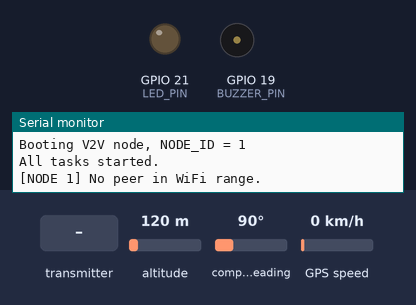
Simulated run of this sketch. Board: ESP32. Parts: output pins drawn as LEDs (lit = HIGH), buzzer (waves = sounding, pin HIGH), the last lines printed to the serial monitor. The test bench sets the inputs (shaded band); at power-on: altitude 120 m, compass heading 90°, GPS speed 0 km/h. Random numbers use the default seed unless the sketch sets one; the GPS gets a fix after 3 s at 37.7749, -122.4194 with 8 satellites.

Above: at 1.7 s.
1.8 s: the transmitter starts sending node_id = 0
At 2.13 s:
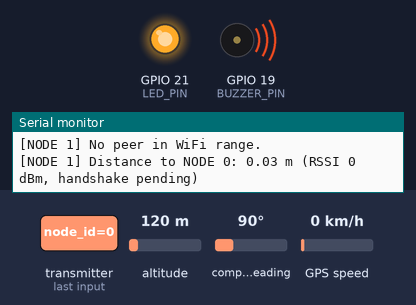
5.3 s: the transmitter starts sending packet_type = 64
At 6.5 s:
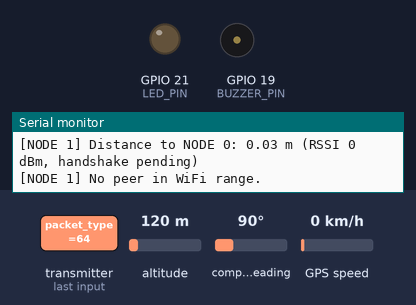
8.8 s: the transmitter starts sending packet_type = 0
At 8.97 s:
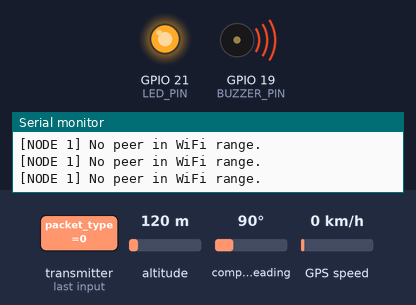
12.3 s: the transmitter starts sending packet_type = 128
At 13.7 s:
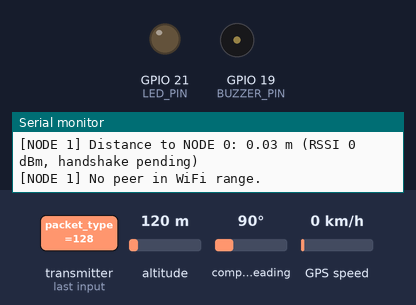
Timing chart, 0 to 15.3 s (numbered marks = the images above; inputs shaded):
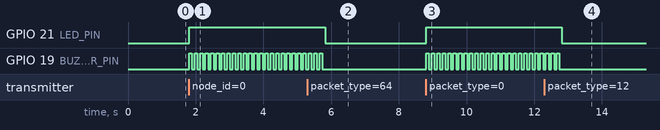

Measured:
- after the input at 1.8 s, GPIO 21 (LED_PIN): LOW → HIGH at once; GPIO 19 (BUZZER_PIN): alternates HIGH for 0.08 s and LOW for 0.08 s, starting at once
- after the input at 5.3 s, GPIO 21 (LED_PIN): HIGH → LOW after 0.52 s
- after the input at 8.8 s, GPIO 21 (LED_PIN): LOW → HIGH at once; GPIO 19 (BUZZER_PIN): alternates HIGH for 0.08 s and LOW for 0.08 s, starting at once
- after the input at 12.3 s, GPIO 21 (LED_PIN): HIGH → LOW after 0.50 s

The sketch:

v2v_no_wifi1.1.ino
```cpp
/*
  ============================================================================
  V2V Collision Avoidance - ESP32 Node Firmware (WiFi/RSSI-based distance)
  ============================================================================
  Protocol: ESP-NOW (broadcast + unicast handshake)
  Sensors:  GPS (TinyGPS++) - used only for sustained-danger location reporting

  HOW THIS WORKS:
    1. Every node broadcasts a small position packet over ESP-NOW (this also
       acts as a "beacon" so other nodes can discover it).
    2. When node A first hears node B's broadcast, node A adds B as a direct
       (unicast) ESP-NOW peer and sends a PING packet directly to B.
    3. Node B replies with a PONG. Once this round-trip completes, the
       WiFi "handshake" between A and B is considered established.
    4. Every packet received (broadcast, PING, or PONG) carries a WiFi
       signal-strength value (RSSI) automatically - no extra hardware
       needed. RSSI is converted into an estimated distance using a
       standard log-distance path-loss formula.
    5. The estimated distance drives the buzzer/LED indicator (3 zones)
       and is printed live to Serial Monitor.
    6. If a node stays continuously inside the DANGER zone for more than
       SUSTAINED_DANGER_MS (20 seconds), it prints its own GPS coordinates
       to Serial Monitor as an escalated alert.

  IMPORTANT ACCURACY NOTE:
    WiFi RSSI-based "distance" is a rough proximity estimate, not a
    precise measurement. Signal strength is affected by antenna
    orientation, obstacles, reflections, and interference - treat this
    as "roughly near / roughly far", not centimeter-accurate ranging.
    True precise wireless ranging needs dedicated UWB hardware (e.g.
    DWM1000/DWM3000 modules), which is a different piece of hardware
    entirely from what this project currently uses.

  CALIBRATION:
    The constants TX_POWER_AT_1M and PATH_LOSS_EXPONENT below are
    approximate defaults. For better real-world accuracy, place two
    boards exactly 1 meter apart, read the printed RSSI value, and set
    TX_POWER_AT_1M to that value. Increase PATH_LOSS_EXPONENT if you're
    testing indoors or around obstacles (try 3.0-4.0), decrease it for
    open outdoor line-of-sight (try 2.0-2.5).

  REQUIRED LIBRARY (install via Library Manager):
    - TinyGPSPlus by Mikal Hart

  REQUIRED ESP32 ARDUINO CORE:
    - This uses esp_now_recv_info_t with rx_ctrl->rssi, which needs a
      reasonably recent ESP32 Arduino core (2.0.5+). If you get compile
      errors about rx_ctrl or esp_now_recv_info_t, update the ESP32
      board package via Boards Manager.

  HOW TO FLASH MULTIPLE VEHICLES:
    1. Change NODE_ID below to 0, 1, 2... for each board.
    2. All boards must use the SAME WIFI_CHANNEL.
    3. Flash identical code otherwise - only NODE_ID changes per vehicle.

  WIRING:
    GPS:     TX -> GPIO 16 (ESP32 RX),  RX -> GPIO 17 (ESP32 TX)
    Buzzer:  +  -> GPIO 19,  -  -> GND
    LED:     anode -> GPIO 21 -> [220 ohm resistor] -> LED -> GND
  ============================================================================
*/

#include <WiFi.h>
#include <esp_now.h>
#include <esp_wifi.h>
#include <TinyGPSPlus.h>

// ============================== USER CONFIG ================================
#define NODE_ID           1        // <-- CHANGE THIS: 0, 1, 2... per vehicle
#define WIFI_CHANNEL      1        // must match across all nodes
#define MAX_NODES         20       // scalable peer table size

#define GPS_RX_PIN        16       // ESP32 pin receiving GPS TX
#define GPS_TX_PIN        17       // ESP32 pin transmitting to GPS RX
#define GPS_BAUD          9600

#define BROADCAST_PERIOD_MS   100  // 10 Hz base rate
#define PEER_STALE_MS         1000 // ignore peer data older than this

// Packet types (plain #define, not enum, to sidestep the Arduino IDE's
// auto-prototype-generation ordering issue we hit earlier in this project)
#define PKT_POSITION 0
#define PKT_PING     1
#define PKT_PONG     2

// -------- RSSI -> distance calibration (see CALIBRATION note above) --------
#define TX_POWER_AT_1M      -40.0f  // dBm, RSSI expected at 1 meter
#define PATH_LOSS_EXPONENT    2.5f  // 2.0=open space, 3-4=indoors/obstructed

// -------- Buzzer + LED proximity indicator (WiFi RSSI-based distance) ------
#define BUZZER_PIN            19   // active buzzer, + here, - to GND
#define LED_PIN               21   // LED anode here (through 220 ohm resistor)

#define SAFE_DISTANCE_M       120.0f  // > this  -> neutral (LED off, buzzer off)
#define DANGER_DISTANCE_M      30.0f  // < this  -> danger  (LED on, buzzer rapid)
// between DANGER_DISTANCE_M and SAFE_DISTANCE_M -> caution (LED slow blink)

#define CAUTION_BLINK_MS       500  // LED slow-blink half-period in caution zone
#define DANGER_BEEP_MS           80  // buzzer rapid-beep half-period in danger zone
#define SERIAL_PRINT_PERIOD_MS 1000 // how often to print distance to Serial Monitor
#define SUSTAINED_DANGER_MS   20000 // continuous time in danger zone before GPS report
// ============================================================================

#pragma pack(push, 1)
typedef struct {
  uint8_t  node_id;
  uint8_t  packet_type;   // PKT_POSITION, PKT_PING, or PKT_PONG
  uint32_t seq_num;
  uint32_t timestamp_ms;
  float    lat;
  float    lon;
  float    speed_mps;
  float    heading_deg;
  uint8_t  crc8;
} V2VPacket;
#pragma pack(pop)

// ------------------------------ Globals ------------------------------------
V2VPacket        own_state = {0};
V2VPacket        peer_table[MAX_NODES];
uint32_t         peer_last_seen[MAX_NODES]      = {0};
int8_t           peer_rssi[MAX_NODES]           = {0};
bool             peer_handshake_done[MAX_NODES] = {false};
SemaphoreHandle_t stateMutex;

uint8_t broadcastAddr[] = {0xFF, 0xFF, 0xFF, 0xFF, 0xFF, 0xFF};

TinyGPSPlus gps;
HardwareSerial gpsSerial(1); // UART1

// ------------------------------ CRC8 ----------------------------------------
uint8_t calcCRC8(const uint8_t *data, size_t len) {
  uint8_t crc = 0x00;
  for (size_t i = 0; i < len; i++) {
    crc ^= data[i];
    for (uint8_t b = 0; b < 8; b++) {
      crc = (crc & 0x80) ? (crc << 1) ^ 0x07 : (crc << 1);
    }
  }
  return crc;
}

// ------------------------------ RSSI -> distance -----------------------------
float rssiToDistanceMeters(int8_t rssi) {
  return pow(10.0f, (TX_POWER_AT_1M - (float)rssi) / (10.0f * PATH_LOSS_EXPONENT));
}

// ------------------------------ ESP-NOW helpers ------------------------------
void ensureUnicastPeer(const uint8_t *mac) {
  if (!esp_now_is_peer_exist(mac)) {
    esp_now_peer_info_t info = {};
    memcpy(info.peer_addr, mac, 6);
    info.channel = WIFI_CHANNEL;
    info.encrypt = false;
    esp_now_add_peer(&info);
  }
}

void sendPacket(const uint8_t *destMac, uint8_t type) {
  V2VPacket pkt;
  xSemaphoreTake(stateMutex, portMAX_DELAY);
  pkt = own_state;
  xSemaphoreGive(stateMutex);

  pkt.node_id = NODE_ID;
  pkt.packet_type = type;
  pkt.timestamp_ms = millis();
  pkt.crc8 = calcCRC8((uint8_t*)&pkt, sizeof(pkt) - 1);

  esp_now_send(destMac, (uint8_t*)&pkt, sizeof(pkt));
}

// ------------------------------ ESP-NOW receive callback --------------------
void onDataRecv(const esp_now_recv_info_t *info, const uint8_t *data, int len) {
  if (len != sizeof(V2VPacket)) return;

  V2VPacket pkt;
  memcpy(&pkt, data, sizeof(pkt));

  if (calcCRC8((uint8_t*)&pkt, sizeof(pkt) - 1) != pkt.crc8) return; // corrupted
  if (pkt.node_id >= MAX_NODES || pkt.node_id == NODE_ID) return;

  int8_t rssi = 0;
  if (info->rx_ctrl) rssi = info->rx_ctrl->rssi;

  xSemaphoreTake(stateMutex, portMAX_DELAY);
  peer_rssi[pkt.node_id] = rssi;
  peer_last_seen[pkt.node_id] = millis();
  if (pkt.packet_type == PKT_POSITION) {
    peer_table[pkt.node_id] = pkt;
  }
  xSemaphoreGive(stateMutex);

  // ---- Handshake logic ----
  bool alreadyShookHands = peer_handshake_done[pkt.node_id];

  if (pkt.packet_type == PKT_POSITION && !alreadyShookHands) {
    // First time hearing this peer's beacon -> initiate handshake
    ensureUnicastPeer(info->src_addr);
    sendPacket(info->src_addr, PKT_PING);
  }

  if (pkt.packet_type == PKT_PING) {
    // Someone pinged us directly -> reply to complete their handshake
    ensureUnicastPeer(info->src_addr);
    sendPacket(info->src_addr, PKT_PONG);
  }

  if (pkt.packet_type == PKT_PONG) {
    peer_handshake_done[pkt.node_id] = true;
    Serial.printf("[NODE %d] WiFi handshake complete with NODE %d (RSSI %d dBm)\n",
                  NODE_ID, pkt.node_id, rssi);
  }
}

// ------------------------------ ESP-NOW setup --------------------------------
void setupEspNow() {
  WiFi.mode(WIFI_STA);
  WiFi.disconnect();

  esp_wifi_set_channel(WIFI_CHANNEL, WIFI_SECOND_CHAN_NONE);

  if (esp_now_init() != ESP_OK) {
    Serial.println("ESP-NOW init failed, restarting...");
    delay(1000);
    ESP.restart();
  }

  esp_now_register_recv_cb(onDataRecv);

  esp_now_peer_info_t peerInfo = {};
  memcpy(peerInfo.peer_addr, broadcastAddr, 6);
  peerInfo.channel = WIFI_CHANNEL;
  peerInfo.encrypt = false;

  if (!esp_now_is_peer_exist(broadcastAddr)) {
    if (esp_now_add_peer(&peerInfo) != ESP_OK) {
      Serial.println("Failed to add broadcast peer");
    }
  }
}

// ------------------------------ Task: GPS ------------------------------------
// GPS is kept only for sustained-danger location reporting, not for distance.
void gpsTask(void *pv) {
  gpsSerial.begin(GPS_BAUD, SERIAL_8N1, GPS_RX_PIN, GPS_TX_PIN);

  for (;;) {
    while (gpsSerial.available()) {
      gps.encode(gpsSerial.read());
    }

    if (gps.location.isUpdated() && gps.location.isValid()) {
      xSemaphoreTake(stateMutex, portMAX_DELAY);
      own_state.lat = gps.location.lat();
      own_state.lon = gps.location.lng();
      if (gps.speed.isValid())  own_state.speed_mps  = gps.speed.mps();
      if (gps.course.isValid()) own_state.heading_deg = gps.course.deg();
      xSemaphoreGive(stateMutex);
    }

    vTaskDelay(pdMS_TO_TICKS(20));
  }
}

// ------------------------------ Task: Broadcast (TX) -------------------------
void broadcastTask(void *pv) {
  for (;;) {
    xSemaphoreTake(stateMutex, portMAX_DELAY);
    own_state.node_id = NODE_ID;
    own_state.packet_type = PKT_POSITION;
    own_state.seq_num++;
    own_state.timestamp_ms = millis();
    own_state.crc8 = calcCRC8((uint8_t*)&own_state, sizeof(own_state) - 1);
    V2VPacket toSend = own_state;
    xSemaphoreGive(stateMutex);

    esp_err_t result = esp_now_send(broadcastAddr, (uint8_t*)&toSend, sizeof(toSend));
    if (result != ESP_OK) {
      Serial.println("ESP-NOW send failed");
    }

    int jitter = random(-15, 15);
    vTaskDelay(pdMS_TO_TICKS(BROADCAST_PERIOD_MS + jitter));
  }
}

// ------------------------------ Task: Distance + Indicator -------------------
// Uses WiFi RSSI (from ESP-NOW packets) to estimate distance to the nearest
// peer, prints it to Serial Monitor, drives the buzzer/LED, and reports GPS
// location if the danger zone is sustained for more than 20 seconds.
void distanceIndicatorTask(void *pv) {
  pinMode(BUZZER_PIN, OUTPUT);
  pinMode(LED_PIN, OUTPUT);
  digitalWrite(BUZZER_PIN, LOW);
  digitalWrite(LED_PIN, LOW);

  bool blinkState = false;
  uint32_t lastToggle = 0;
  uint32_t lastPrint = 0;
  uint32_t dangerStartMs = 0;       // 0 = not currently in a continuous danger streak
  bool sustainedDangerReported = false;

  for (;;) {
    uint32_t now = millis();

    float nearestDist = -1.0f;
    int   nearestId = -1;
    int8_t nearestRssi = 0;
    bool  nearestHandshakeOk = false;

    xSemaphoreTake(stateMutex, portMAX_DELAY);
    for (int i = 0; i < MAX_NODES; i++) {
      if (i == NODE_ID) continue;
      if (peer_last_seen[i] == 0) continue;
      if (now - peer_last_seen[i] > PEER_STALE_MS) continue; // stale, skip

      float d = rssiToDistanceMeters(peer_rssi[i]);
      if (nearestDist < 0 || d < nearestDist) {
        nearestDist = d;
        nearestId = i;
        nearestRssi = peer_rssi[i];
        nearestHandshakeOk = peer_handshake_done[i];
      }
    }
    float myLat = own_state.lat;
    float myLon = own_state.lon;
    xSemaphoreGive(stateMutex);

    // ---- Serial Monitor output, once per second ----
    if (now - lastPrint >= SERIAL_PRINT_PERIOD_MS) {
      lastPrint = now;
      if (nearestDist < 0) {
        Serial.printf("[NODE %d] No peer in WiFi range.\n", NODE_ID);
      } else {
        Serial.printf("[NODE %d] Distance to NODE %d: %.2f m (RSSI %d dBm, handshake %s)\n",
                      NODE_ID, nearestId, nearestDist, nearestRssi,
                      nearestHandshakeOk ? "OK" : "pending");
      }
    }

    // ---- Sustained danger -> GPS location report ----
    bool inDanger = (nearestDist >= 0 && nearestDist < DANGER_DISTANCE_M);

    if (inDanger) {
      if (dangerStartMs == 0) dangerStartMs = now; // just entered danger zone
      uint32_t dangerDuration = now - dangerStartMs;

      if (dangerDuration >= SUSTAINED_DANGER_MS && !sustainedDangerReported) {
        sustainedDangerReported = true;
        Serial.printf("[NODE %d] *** SUSTAINED DANGER (%lus) with NODE %d - GPS LOCATION: lat=%.6f lon=%.6f ***\n",
                      NODE_ID, (unsigned long)(dangerDuration / 1000), nearestId, myLat, myLon);
      }
    } else {
      dangerStartMs = 0;
      sustainedDangerReported = false;
    }

    // ---- Indicator zones ----
    if (nearestDist < 0 || nearestDist > SAFE_DISTANCE_M) {
      // NEUTRAL: no peer, or far apart
      digitalWrite(BUZZER_PIN, LOW);
      digitalWrite(LED_PIN, LOW);

    } else if (nearestDist >= DANGER_DISTANCE_M) {
      // CAUTION: LED slow blink, buzzer stays off
      digitalWrite(BUZZER_PIN, LOW);
      if (now - lastToggle >= CAUTION_BLINK_MS) {
        blinkState = !blinkState;
        digitalWrite(LED_PIN, blinkState ? HIGH : LOW);
        lastToggle = now;
      }

    } else {
      // DANGER: LED steady on, buzzer beeps rapidly
      digitalWrite(LED_PIN, HIGH);
      if (now - lastToggle >= DANGER_BEEP_MS) {
        blinkState = !blinkState;
        digitalWrite(BUZZER_PIN, blinkState ? HIGH : LOW);
        lastToggle = now;
      }
    }

    vTaskDelay(pdMS_TO_TICKS(20)); // fine-grained loop so timing stays accurate
  }
}

// ------------------------------ Setup / Loop ----------------------------------
void setup() {
  Serial.begin(115200);
  delay(500);
  Serial.printf("Booting V2V node, NODE_ID = %d\n", NODE_ID);

  randomSeed(esp_random());

  stateMutex = xSemaphoreCreateMutex();
  memset(&own_state, 0, sizeof(own_state));
  memset(peer_table, 0, sizeof(peer_table));

  setupEspNow();

  xTaskCreatePinnedToCore(gpsTask,               "GPS",       4096, NULL, 2, NULL, 1);
  xTaskCreatePinnedToCore(broadcastTask,         "Broadcast", 4096, NULL, 2, NULL, 0);
  xTaskCreatePinnedToCore(distanceIndicatorTask, "Indicator", 4096, NULL, 1, NULL, 1);

  Serial.println("All tasks started.");
}

void loop() {
  // Everything happens in FreeRTOS tasks above.
  vTaskDelay(pdMS_TO_TICKS(1000));
}
```
